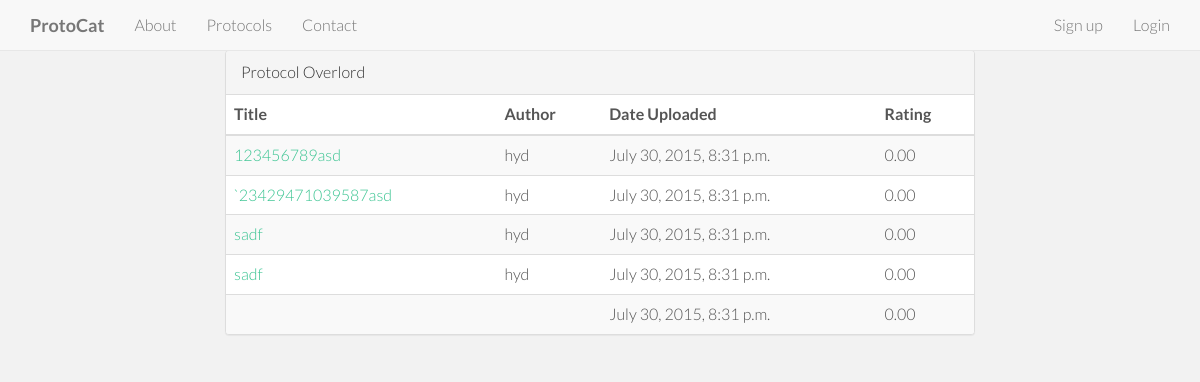
The app's page /protocol_list/, older data.
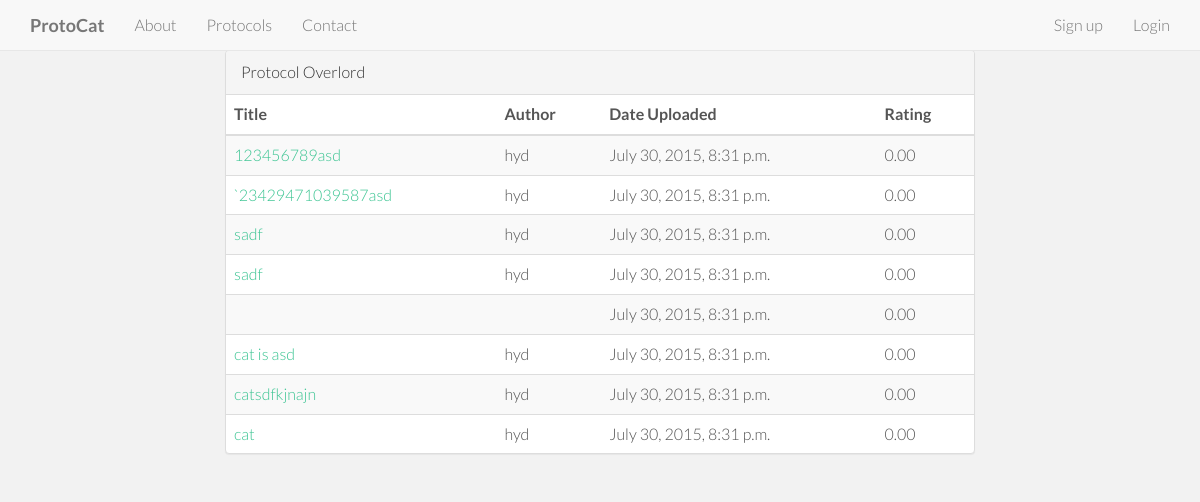
The same page, newer data.
### protocat_app/models.py (models this page shows)
class Protocol(models.Model):
    id = models.AutoField(primary_key=True)
    title = models.TextField()
    author = models.CharField(max_length=50)
    date_of_upload = datetime.now()
    description = models.TextField(default='')
    protocol_type = models.CharField(max_length=2, choices=PROTOCOL_TYPES, null=True)
    rating = models.DecimalField(
        validators=[MinValueValidator(0.0), MaxValueValidator(5.0)],
        max_digits=3, decimal_places=2, default=2.50)
    num_ratings = models.IntegerField(default=0)
    user_rated = models.TextField(default='')
    reagents = models.TextField(default='')
    protocol = models.TextField(default='')

### protocat_app/views.py (the view)
# urls.py: url(r'^protocol_list/', views.protocol_list, name='protocol_list'),
def protocol_list(request):
    all_entries = Protocol.objects.all()
    title = ''
    author = ''
    date = ''
    id=''
    rating=''
    protocol_list=[]
    for each in Protocol.objects.all():
        title = each.title
        author = each.author
        date = each.date_of_upload
        protocol_id = each.id
        rating = each.rating
        url = "/protocol_display/" + str(protocol_id)
        inner_protocol = [title, author, date, protocol_id, url, rating]
        protocol_list.append(inner_protocol)
    return render(request,'protocat_app/protocol_list.html', {'protocol_list':protocol_list})

### protocat_app/templates/protocat_app/protocol_list.html
{% extends 'base.html' %}
{% load staticfiles %}
{% block content %}
    <div class="container">
        <div class="row">
            <div class="col-md-2"></div>
            <div class="col-md-8">
                <div class="panel panel-default">
                    <div class="panel-heading">Protocol Overlord</div>
                        <table class="table table-striped">
                            <thead>
                                <tr>
                                    <th>Title</th>
                                    <th>Author</th>
                                    <th>Date Uploaded</th>
                                    <th>Rating</th>
                                </tr>
                            </thead>
                            <tbody>
                            {% for protocol in protocol_list %}
                                <tr>
                                    <td><a href={{protocol.4}}>{{protocol.0}}</a></td>
                                    <td>{{ protocol.1 }}</td>
                                    <td>{{ protocol.2 }}</td>
                                    <td>{{ protocol.5 }}</td>
                                </tr>
                            {% endfor %}
                            </tbody>
                        </table>
                </div>
            </div>
            <div class="col-md-2"></div>
        </div>
    </div>
{% endblock %}

Row changes from the older to the newer data that the page shows:
added Protocol: title "cat is asd", author "hyd", rating "0.00"
added Protocol: title "catsdfkjnajn", author "hyd", rating "0.00"
added Protocol: title "cat", author "hyd", rating "0.00"
Text that changed along with them:
new list line: "July 30, 2015, 8:31 p.m."
